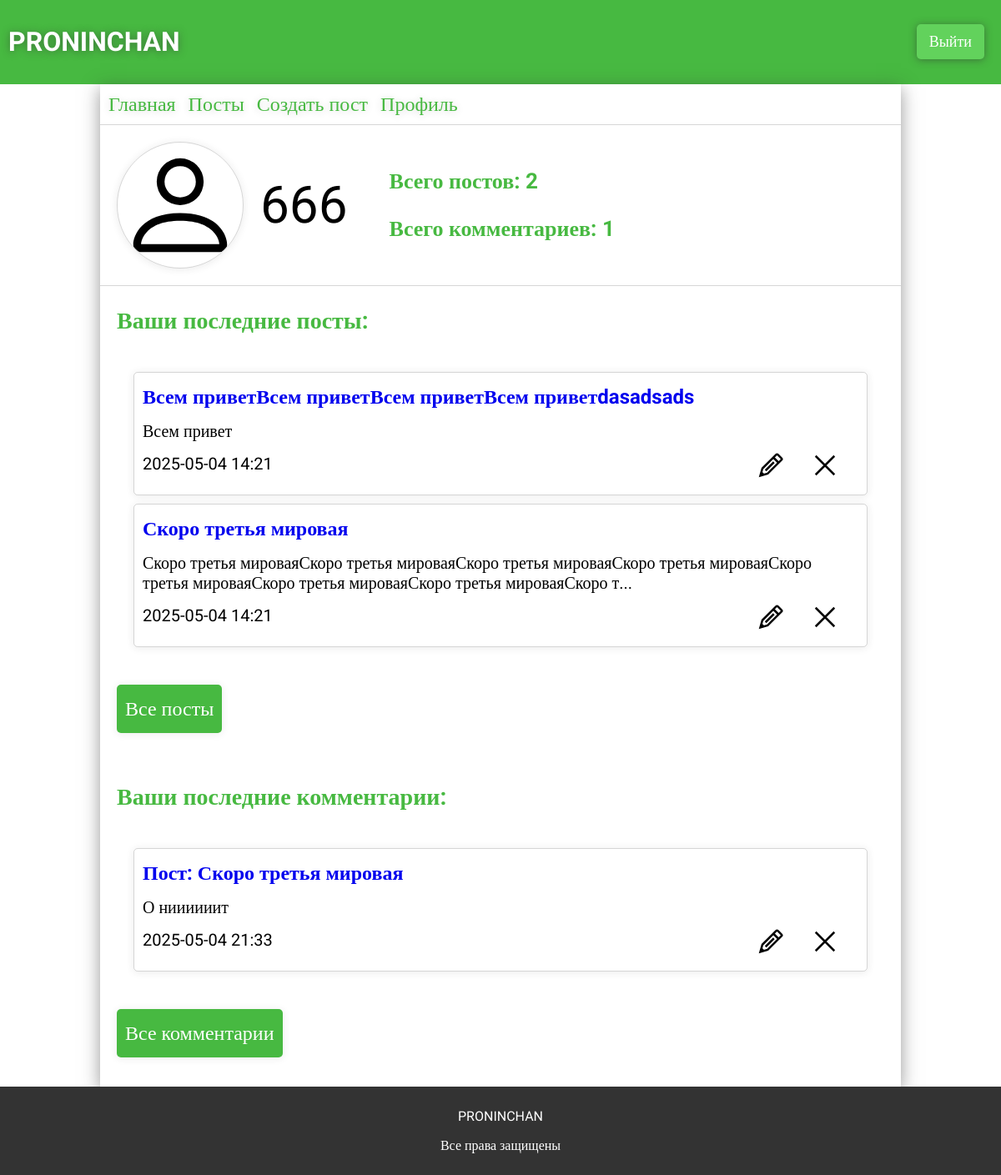
/profile (signed in), run on an earlier commit of the app's database.
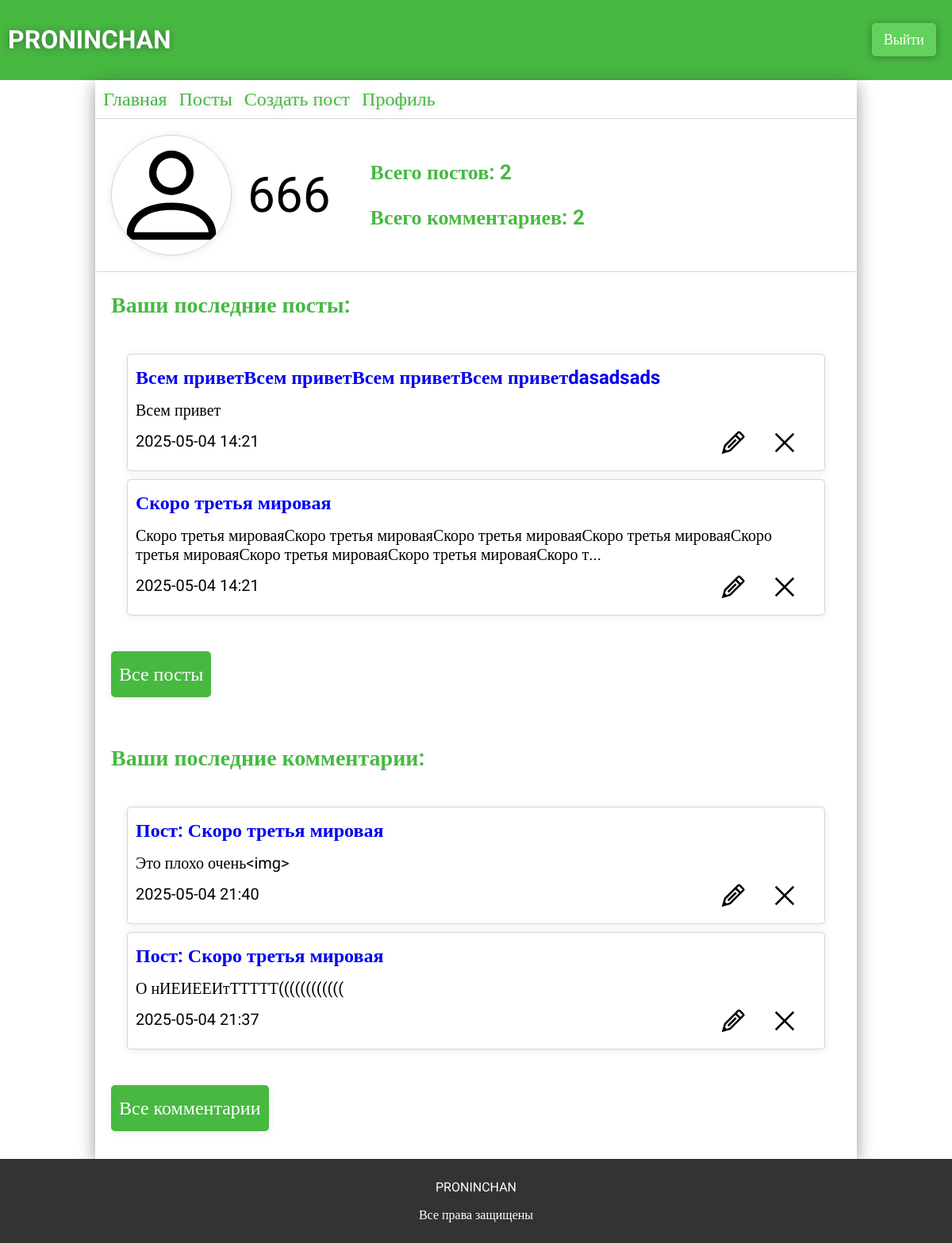
And on a later commit of the database.
### app.py (models this page shows)
class Users(db.Model):
    __tablename__ = 'users'
    id = db.Column(db.Integer, primary_key=True)
    username = db.Column(db.String(32), unique=True, nullable=False)
    photo = db.Column(db.BLOB)
    email = db.Column(db.String(64), unique=True, nullable=False)
    password = db.Column(db.String(30), nullable=False)
    access = db.Column(db.String(64), nullable=False, default='user')

class ForumPosts(db.Model):
    __tablename__ = 'forum_posts'
    id = db.Column(db.Integer, primary_key=True)
    user_id = db.Column(db.Integer, db.ForeignKey('users.id'), nullable=False)
    theme = db.Column(db.String(124), nullable=False)
    text = db.Column(db.Text, nullable=False)
    section_id = db.Column(db.Integer, db.ForeignKey('forum_sections.id'), nullable=False)
    category_id = db.Column(db.Integer, db.ForeignKey('forum_categories.id'), nullable=False)
    created_at = db.Column(db.DateTime, default=datetime.now)
    user = db.relationship("Users", backref="posts")
    sections = db.relationship("ForumSections")
    categories = db.relationship("ForumCategory")

class ForumComments(db.Model):
    __tablename__ = 'forum_comments'
    id = db.Column(db.Integer, primary_key=True)
    user_id = db.Column(db.Integer, db.ForeignKey('users.id'), nullable=False)
    text = db.Column(db.Text, nullable=False)
    created_at = db.Column(db.DateTime, default=datetime.now)
    post_id = db.Column(db.Integer, db.ForeignKey('forum_posts.id'), nullable=False)
    user = db.relationship("Users", backref="comments")
    post = db.relationship('ForumPosts', backref='comments')

### app.py (the view)
@app.route('/profile')
def profile():
    if 'user' in session:
        user = Users.query.filter_by(id=session['user']).first()
        user_posts =  ForumPosts.query.filter_by(user_id=session['user']).order_by(ForumPosts.created_at.desc()).limit(5).all()
        user_comments = ForumComments.query.filter_by(user_id=session['user']).order_by(ForumComments.created_at.desc()).limit(5).all()
        c_total = ForumComments.query.filter_by(user_id=session['user']).count()
        p_total = ForumPosts.query.filter_by(user_id=session['user']).count()
        return render_template('profile.html', user = user, posts=user_posts,
                               comments=user_comments, c_total=c_total,p_total=p_total)
    return render_template('profile.html')

### templates/profile.html (shortened to what this page needs)
{% extends 'base.html' %}
{% block main %}
<link rel="stylesheet" href="{{ url_for('static', filename='css/profile.css') }}">
{% if session['user'] %}
<div class="profile">
    <div class="profile-container">
        <div class="profile-person">
            <div class="profile-person-img">
                <img src="{{user.photo if user.photo else '../static/img/person.svg'}}" alt="" style="cursor: pointer;">
            </div>
            <p>{{user.username}}</p>
        </div>
        <div class="profile-data">
            <p>Всего постов: {{p_total}}</p>
            <p>Всего комментариев: {{c_total}}</p>
        </div>
    </div>
    <div class="commentsposts">
        <p>Ваши последние посты:</p>
        <div class="commentsposts-container">
            {% for post in posts %}
            <div class="commentsposts-container-post" id="post-{{post.id}}">
                <div class="commentsposts-container-post-edit">
                    <img src="../static/img/Edit.svg" alt="" class="edit-post" id="post-{{post.id}}" data-post-id="{{post.id}}">
                    <img src="../static/img/Close.svg" alt="" class="delete-post" data-post-id="{{post.id}}">
                </div>
                <a class="post-theme" href="{{url_for('post', post=post.id)}}">{{post.theme}}</a>
                <p class="post-text"  data-text="{{post.text}}">{{post.text | truncate(150, True, '...')}}</p>
                <p class="post-created">{{post.created_at.strftime('%Y-%m-%d %H:%M')}}</p>
            </div>
            {% endfor %}
        </div>
        <button><a href="{{url_for('user_posts')}}">Все посты</a></button>
    </div>
    <div  class="commentsposts">
        <p>Ваши последние комментарии:</p>
        <div class="commentsposts-container">
            {% for comment in comments %}
            <div class="commentsposts-container-post" id="comment-{{comment.id}}">
                <div class="commentsposts-container-post-edit">
                    <img src="../static/img/Edit.svg" alt="" class="edit-comment" id="comment-{{comment.id}}" data-comment-id="{{comment.id}}">
                    <img src="../static/img/Close.svg" alt="" class="delete-comment" data-comment-id="{{comment.id}}">
                </div>
                <a href="{{url_for('post', post=comment.post_id)}}">Пост: {{comment.post.theme}}</a>
                <p class="comment-text" data-text="{{comment.text}}">{{comment.text | truncate(100, True, '...')}}</p>
                <p class="comment-created">{{comment.created_at.strftime('%Y-%m-%d %H:%M')}}</p>
            </div>
            {% endfor %}
        </div>
        <button><a href="{{url_for('user_comments')}}">Все комментарии</a></button>
    </div>
</div>
{% else %}
    <div class="login">
        <h2>Войдите в аккаунт</h2>
    </div>
{% endif %}
{% endblock %}

### templates/base.html (shortened to what this page needs)
<!DOCTYPE html>
<html lang="en">
<head>
    <link rel="stylesheet" href="{{ url_for('static', filename='css/base.css') }}">
</head>
<body>
    <header class="header">
        <h1>PRONINCHAN</h1>
        <div>
            {% if not session['user'] %}
            <button id="reg-btn">Регистрация</button>
            <button class="hidden" id="log-btn">Вход:</button>
            <form action="" id="log-form">
                <p id="log-message">Вход</p>
                <input type="text" name="login" id="login" placeholder="Имя">
                <input type="password" name="password" id="password" placeholder="Пароль">
                <button>Войти</button>
            </form>
            <form action="" class="hidden" id="reg-form">
                <p id="reg-message">Регистрация</p>
                <input type="text" name="loginreg" id="loginreg" placeholder="Имя">
                <input type="text" name="emailreg" id="email" placeholder="Почта">
                <input type="password" name="passwordreg" id="passwordreg" placeholder="Пароль">
                <button>Зарегистрироваться</button>
            </form>
            {% else %}
                <button><a href="logout">Выйти</a></button>
            {% endif %}
        </div>
    </header>
    <main class="main">
        <div class="main-links">
            <a href="{{url_for('main')}}">Главная</a>
            <a href="{{url_for('posts')}}">Посты</a>
            <a href="{{url_for('create')}}">Создать пост</a>
            <a href="{{url_for('profile')}}">Профиль</a>
        </div>
        {% block main %}{% endblock %}
    </main>
    <footer class="footer">
        <p>PRONINCHAN</p>
        <p>Все права защищены</p>
    </footer>
</body>
</html>

### static/css/base.css (style rules this page uses)
* { font-family: "Roboto"; }
body { margin: 0; padding: 0; display: flex; flex-direction: column; min-height: 100vh; }
header { padding: 10px; background-color: #47b941; display: flex; justify-content: space-between; align-items: center; }
header h1 { color: white; text-shadow: 0 1px 10px rgba(51, 51, 51, 0.5); }
header div { display: flex; align-items: center; }
header div button { padding: 10px 15px; border: none; border-radius: 5px; background-color: #62d25c; color: white; margin-right: 10px; font-size: 18px; cursor: pointer; transition: 0.3s ease; box-shadow: 0 1px 10px rgba(51, 51, 51, 0.5); }
header div button a { text-decoration: none; color: white; }
.main { box-shadow: 0px 5px 20px rgba(51, 51, 51, 0.5); width: 80%; margin: 0 auto; display: flex; flex-direction: column; flex: 1; }
.main .main-links { padding: 10px; display: flex; gap: 15px; font-size: 24px; border-bottom: 1px solid rgba(51, 51, 51, 0.2); }
.main .main-links a { text-decoration: none; color: #47b941; transition: 0.3s ease; text-shadow: 0 1px 10px rgba(51, 51, 51, 0.2); }
.footer { background-color: rgb(51, 51, 51); color: white; text-align: center; padding: 10px; }

### static/css/profile.css (style rules this page uses)
.profile .profile-container { display: flex; align-items: center; padding: 20px; border-bottom: 1px solid rgba(51, 51, 51, 0.2); }
.profile .profile-person { display: flex; align-items: center; cursor: pointer; }
.profile .profile-person p { font-size: 62px; margin: 0; margin-left: 20px; }
.profile .profile-person .profile-person-img { position: relative; width: 150px; height: 150px; border-radius: 50%; overflow: hidden; box-shadow: 0 1px 10px rgba(51, 51, 51, 0.1); border: 1px solid rgba(51, 51, 51, 0.2); }
.profile .profile-person .profile-person-img img { position: absolute; width: 100%; cursor: pointer; }
.profile .profile-data { color: #47b941; font-weight: bolder; margin-left: 50px; font-size: 26px; }
.commentsposts { padding: 20px; font-size: 20px; }
.commentsposts p:first-child { color: #47b941; font-weight: bolder; font-size: 28px; margin: 15px 0; margin-top: 5px; }
.commentsposts button { background-color: #47b941; padding: 15px 10px; margin: 15px 0; box-shadow: 0 1px 10px rgba(51, 51, 51, 0.1); border: none; border-radius: 5px; transition: 0.3s ease; }
.commentsposts button a { font-size: 24px; text-decoration: none; color: white; }
.commentsposts .commentsposts-container { padding: 20px; }
.commentsposts .commentsposts-container .commentsposts-container-post { position: relative; border-radius: 5px; box-shadow: 0 1px 10px rgba(51, 51, 51, 0.1); border: 1px solid rgba(51, 51, 51, 0.2); padding: 10px; padding-top: 15px; margin: 10px 0; }
.commentsposts .commentsposts-container .commentsposts-container-post a { text-decoration: none; font-weight: bolder; font-size: 24px; margin: 15px 0; }
.commentsposts .commentsposts-container .commentsposts-container-post p { margin: 15px 0; }
.commentsposts .commentsposts-container .commentsposts-container-post .commentsposts-container-post-edit { position: absolute; right: 20px; bottom: 0; }
.commentsposts .commentsposts-container .commentsposts-container-post .commentsposts-container-post-edit img { width: 30px; margin: 15px 15px; transition: 0.2s ease; }

What changed in the data, as far as the page shows it:
added ForumComments: post.theme "Скоро третья мировая", text "Это плохо очень<img>", created_at "2025-05-04 21:40"
changed ForumComments: text "О ниииииит" → "О нИЕИЕЕИтТТТТТ(((((((((((("; created_at "2025-05-04 21:33" → "2025-05-04 21:37"
Also different on the page:
{{ c_total }}: "1" → "2"
